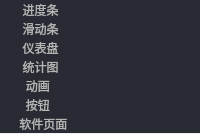
    <widget class="QWidget" name="navigation_wid" native="true">
     <property name="sizePolicy">
      <sizepolicy hsizetype="Expanding" vsizetype="Expanding">
       <horstretch>0</horstretch>
       <verstretch>0</verstretch>
      </sizepolicy>
     </property>
     <property name="styleSheet">
      <string notr="true">	
#navigation_wid
{
background-color: rgb(40, 43, 51);
}</string>
     </property>
     <layout class="QGridLayout" name="gridLayout" rowstretch="10,10,10,10,10,10,10,90" columnstretch="0">
      <property name="leftMargin">
       <number>0</number>
      </property>
      <property name="topMargin">
       <number>0</number>
      </property>
      <property name="rightMargin">
       <number>0</number>
      </property>
      <property name="bottomMargin">
       <number>0</number>
      </property>
      <property name="spacing">
       <number>0</number>
      </property>
      <item row="7" column="0">
       <spacer name="verticalSpacer">
        <property name="orientation">
         <enum>Qt::Vertical</enum>
        </property>
        <property name="sizeHint" stdset="0">
         <size>
          <width>1</width>
          <height>1</height>
         </size>
        </property>
       </spacer>
      </item>
      <item row="1" column="0">
       <widget class="QRadioButton" name="sliderbar_btn">
        <property name="sizePolicy">
         <sizepolicy hsizetype="Expanding" vsizetype="Expanding">
          <horstretch>0</horstretch>
          <verstretch>0</verstretch>
         </sizepolicy>
        </property>
        <property name="styleSheet">
         <string notr="true">QRadioButton
{
font: 14px&quot;宋体&quot;
}

QRadioButton::indicator{
   width: 0px;
   height:0px;
 border:0px;
}

QRadioButton::unchecked
{
	color: rgb(180,180,180);
    border:0px;
	background-color: rgb(40, 43, 51);
}
QRadioButton::unchecked:hover
 {
    color: rgb(180,180,180);
    border:0px;
	background-color: rgb(40, 43, 51);
}
QRadioButton::checked
{	
   color: rgb(180,180,180);
    border:0px;
	background-color: rgb(40, 43, 51);
}
</string>
        </property>
        <property name="text">
         <string>     滑动条</string>
        </property>
       </widget>
      </item>
      <item row="2" column="0">
       <widget class="QRadioButton" name="panel_btn">
        <property name="sizePolicy">
         <sizepolicy hsizetype="Expanding" vsizetype="Expanding">
          <horstretch>0</horstretch>
          <verstretch>0</verstretch>
         </sizepolicy>
        </property>
        <property name="styleSheet">
         <string notr="true">QRadioButton
{
font: 14px&quot;宋体&quot;
}

QRadioButton::indicator{
   width: 0px;
   height:0px;
 border:0px;
}

QRadioButton::unchecked
{
	color: rgb(180,180,180);
    border:0px;
	background-color: rgb(40, 43, 51);
}
QRadioButton::unchecked:hover
 {
    color: rgb(180,180,180);
    border:0px;
	background-color: rgb(40, 43, 51);
}
QRadioButton::checked
{	
   color: rgb(180,180,180);
    border:0px;
	background-color: rgb(40, 43, 51);
}
</string>
        </property>
        <property name="text">
         <string>     仪表盘</string>
        </property>
       </widget>
      </item>
      <item row="3" column="0">
       <widget class="QRadioButton" name="qwt_btn">
        <property name="sizePolicy">
         <sizepolicy hsizetype="Expanding" vsizetype="Expanding">
          <horstretch>0</horstretch>
          <verstretch>0</verstretch>
         </sizepolicy>
        </property>
        <property name="styleSheet">
         <string notr="true">QRadioButton
{
font: 14px&quot;宋体&quot;
}

QRadioButton::indicator{
   width: 0px;
   height:0px;
 border:0px;
}

QRadioButton::unchecked
{
	color: rgb(180,180,180);
    border:0px;
	background-color: rgb(40, 43, 51);
}
QRadioButton::unchecked:hover
 {
    color: rgb(180,180,180);
    border:0px;
	background-color: rgb(40, 43, 51);
}
QRadioButton::checked
{	
   color: rgb(180,180,180);
    border:0px;
	background-color: rgb(40, 43, 51);
}</string>
        </property>
        <property name="text">
         <string>     统计图</string>
        </property>
       </widget>
      </item>
      <item row="4" column="0">
       <widget class="QRadioButton" name="animation_btn">
        <property name="sizePolicy">
         <sizepolicy hsizetype="Expanding" vsizetype="Expanding">
          <horstretch>0</horstretch>
          <verstretch>0</verstretch>
         </sizepolicy>
        </property>
        <property name="styleSheet">
         <string notr="true">QRadioButton
{
font: 14px&quot;宋体&quot;
}

QRadioButton::indicator{
   width: 0px;
   height:0px;
 border:0px;
}

QRadioButton::unchecked
{
	color: rgb(180,180,180);
    border:0px;
	background-color: rgb(40, 43, 51);
}
QRadioButton::unchecked:hover
 {
    color: rgb(180,180,180);
    border:0px;
	background-color: rgb(40, 43, 51);
}
QRadioButton::checked
{	
   color: rgb(180,180,180);
    border:0px;
	background-color: rgb(40, 43, 51);
}
</string>
        </property>
        <property name="text">
         <string>      动画</string>
        </property>
       </widget>
      </item>
      <item row="5" column="0">
       <widget class="QRadioButton" name="otherbutton_btn">
        <property name="sizePolicy">
         <sizepolicy hsizetype="Expanding" vsizetype="Expanding">
          <horstretch>0</horstretch>
          <verstretch>0</verstretch>
         </sizepolicy>
        </property>
        <property name="styleSheet">
         <string notr="true">QRadioButton
{
font: 14px&quot;宋体&quot;
}

QRadioButton::indicator{
   width: 0px;
   height:0px;
 border:0px;
}

QRadioButton::unchecked
{
	color: rgb(180,180,180);
    border:0px;
	background-color: rgb(40, 43, 51);
}
QRadioButton::unchecked:hover
 {
    color: rgb(180,180,180);
    border:0px;
	background-color: rgb(40, 43, 51);
}
QRadioButton::checked
{	
   color: rgb(180,180,180);
    border:0px;
	background-color: rgb(40, 43, 51);
}

</string>
        </property>
        <property name="text">
         <string>      按钮</string>
        </property>
       </widget>
      </item>
      <item row="0" column="0">
       <widget class="QRadioButton" name="progressbar_btn">
        <property name="sizePolicy">
         <sizepolicy hsizetype="Expanding" vsizetype="Expanding">
          <horstretch>0</horstretch>
          <verstretch>0</verstretch>
         </sizepolicy>
        </property>
        <property name="styleSheet">
         <string notr="true">QRadioButton
{
font: 14px&quot;宋体&quot;
}

QRadioButton::indicator{
   width: 0px;
   height:0px;
 border:0px;
}

QRadioButton::unchecked
{
	color: rgb(180,180,180);
    border:0px;
	background-color: rgb(40, 43, 51);
}
QRadioButton::unchecked:hover
 {
    color: rgb(180,180,180);
    border:0px;
	background-color: rgb(40, 43, 51);
}
QRadioButton::checked
{	
   color: rgb(180,180,180);
    border:0px;
	background-color: rgb(40, 43, 51);
}
</string>
        </property>
        <property name="text">
         <string>     进度条</string>
        </property>
       </widget>
      </item>
      <item row="6" column="0">
       <widget class="QRadioButton" name="custom_win_btn">
        <property name="sizePolicy">
         <sizepolicy hsizetype="Expanding" vsizetype="Expanding">
          <horstretch>0</horstretch>
          <verstretch>0</verstretch>
         </sizepolicy>
        </property>
        <property name="styleSheet">
         <string notr="true">QRadioButton
{
font: 14px&quot;宋体&quot;
}

QRadioButton::indicator{
   width: 0px;
   height:0px;
 border:0px;
}

QRadioButton::unchecked
{
	color: rgb(180,180,180);
    border:0px;
	background-color: rgb(40, 43, 51);
}
QRadioButton::unchecked:hover
 {
    color: rgb(180,180,180);
    border:0px;
	background-color: rgb(40, 43, 51);
}
QRadioButton::checked
{	
   color: rgb(180,180,180);
    border:0px;
	background-color: rgb(40, 43, 51);
}
</string>
        </property>
        <property name="text">
         <string>    软件页面</string>
        </property>
       </widget>
      </item>
     </layout>
    </widget>
